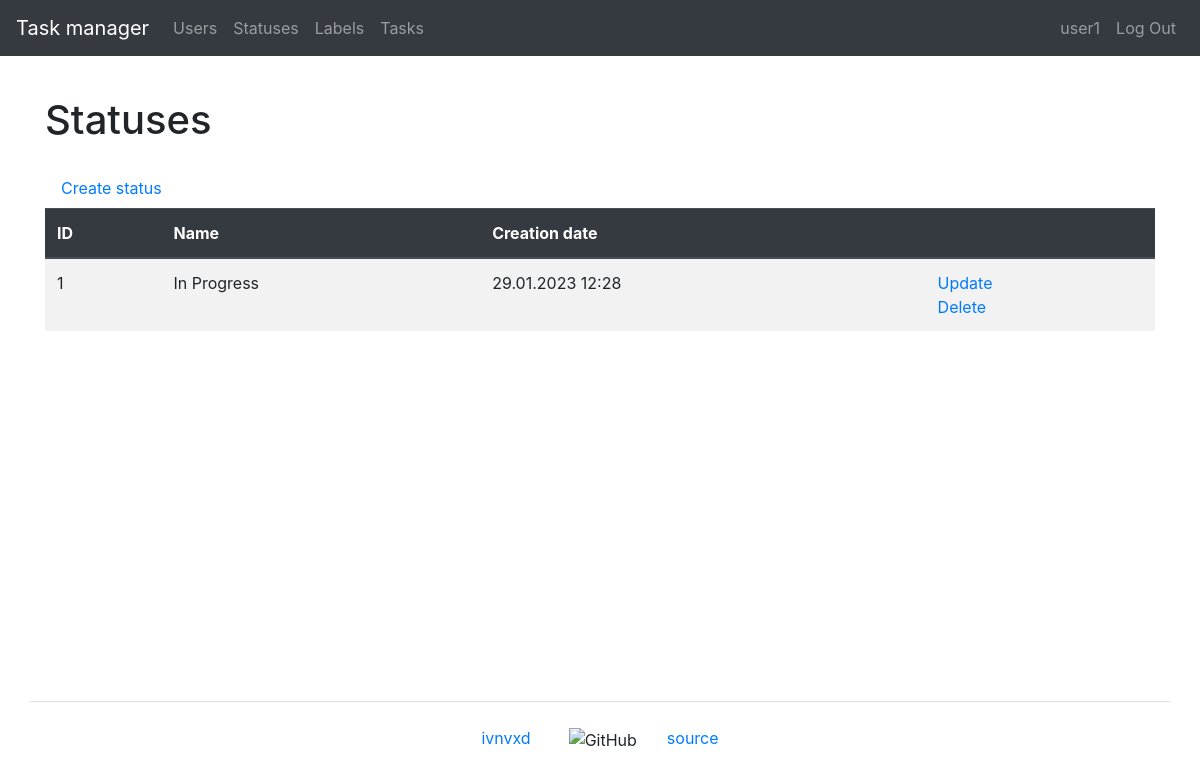
/statuses/ (signed in), run on an earlier commit of the app's database.
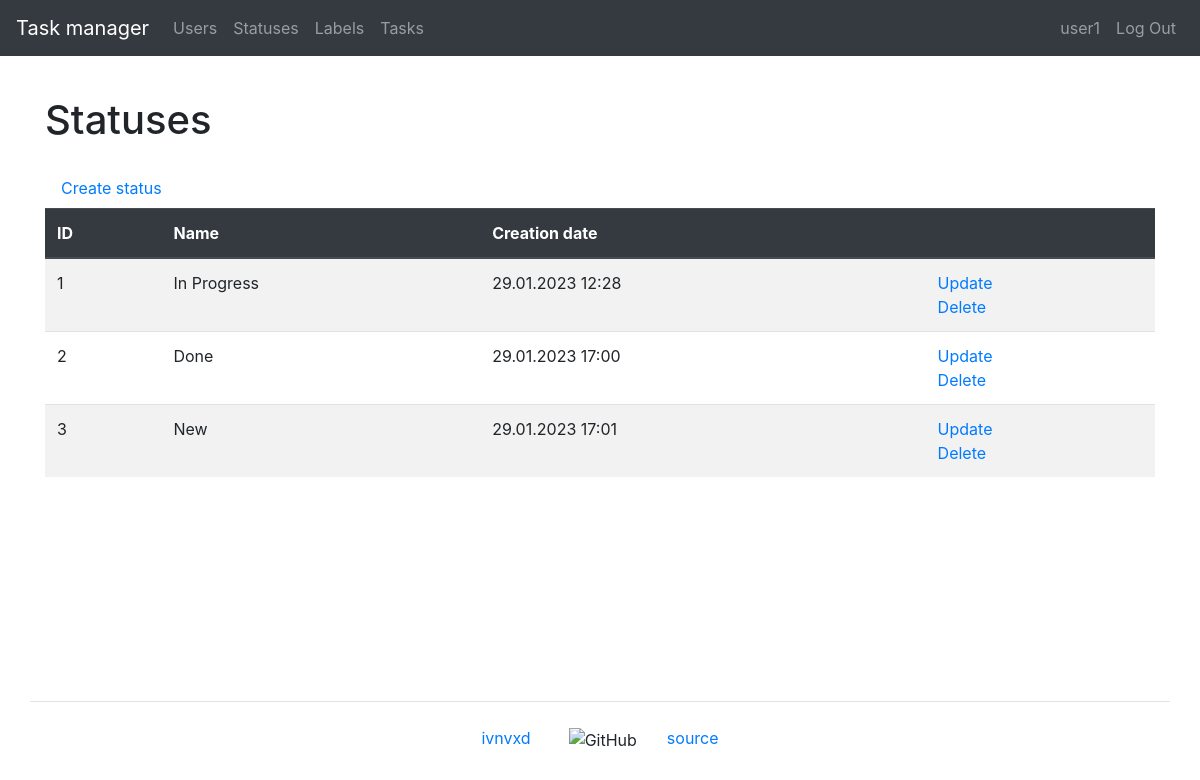
And on a later commit of the database.
### task_manager/statuses/models.py (models this page shows, shortened)
class Status(models.Model):
    name = models.CharField(
        max_length=150,
        unique=True,
        blank=False,
        verbose_name=_('Name'),
    )
    date_created = models.DateTimeField(
        auto_now_add=True,
        verbose_name=_('Creation date')
    )
    class Meta:
        verbose_name = _('Status')
        verbose_name_plural = _('Statuses')

### task_manager/statuses/views.py (the view)
# urls.py: path('', StatusesListView.as_view(), name='statuses'),
class StatusesListView(AuthRequiredMixin, ListView):
    template_name = 'statuses/statuses.html'
    model = Status
    context_object_name = 'statuses'
    extra_context = {
        'title': _('Statuses')
    }

### task_manager/mixins.py (called while the page is built)
    def dispatch(self, request, *args, **kwargs):
        if not request.user.is_authenticated:
            messages.error(request, self.auth_message)
            return redirect(reverse_lazy('login'))
        return super().dispatch(request, *args, **kwargs)

### task_manager/templates/statuses/statuses.html (shortened to what this page needs)
{% extends "base.html" %}
{% load bootstrap4 %}
{% load i18n %}
{% block content %}
    <h1 class="my-4">{{ title }}</h1>
    <a class="nav-link" href="{% url 'status_create' %}">{% trans 'Create status' %}</a>
    <table class="table table-striped">
        <thead class="thead-dark">
            <tr>
                <th>ID</th>
                <th>{% trans 'Name' %}</th>
                <th>{% trans 'Creation date' %}</th>
                <th></th>
            </tr>
        </thead>
        <tbody>
            {% if statuses %}
                {% for status in statuses %}
                    <tr>
                        <td>{{ status.id }}</td>
                        <td>{{ status.name }}</td>
                        <td>{{ status.date_created|date:"d.m.Y H:i" }}</td>
                        <td>
                          <a href="{% url 'status_update' status.id %}">{% trans 'Update' %}</a>
                          <br>
                          <a href="{% url 'status_delete' status.id %}">{% trans 'Delete' %}</a>
                        </td>
                    </tr>
                {% endfor %}
            {% endif %}
        </tbody>
    </table>
{% endblock content %}

What changed in the data, as far as the page shows it:
added Status: id "2", name "Done", date_created "29.01.2023 17:00"
added Status: id "3", name "New", date_created "29.01.2023 17:01"
